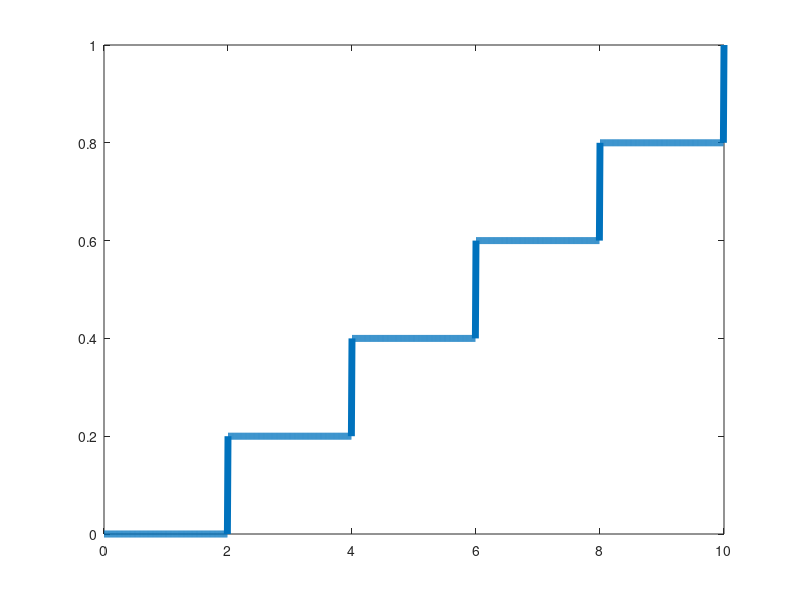

Recreate this plot in MATLAB. (Note: this script raises an error after producing the figure.)
clc
clear
close all

printfigure = 0;

Length = 10;  % Stablaenge
Time = 0.5;   % Zetiraum
step_length = 0.01;
step_time = 5e-4;
x = 0 : step_length : Length;
t = 0 : step_time : Time;
N_length = length(x);
N_time = length(t);

k = 0.1;  % Waermeleitfaehigkeit in cm^2/s

N = 200;  % Grad
lambda = 0 : pi / Length : N * pi / Length;
f = zeros(N_time, N_length);   % Temperaturmatrix
% f(1,:) = sin(x / Length * 2 * pi);
f(1,:) = floor(x / 2) / 5;

phi = zeros(N + 1, N_length);  % Eigenfunktionen
T = zeros(N + 1, N_time);  % Gewichtung

step_time_max = 2 / k / lambda(end)^2;
if step_time > step_time_max
    ['step_time should be under ',num2str(step_time_max)]
end
plot(x,f(1,:),'LineWidth',5)
setplt('Initial Condition','$x$','$f$','TV_homo_modal_inital_condition_2',printfigure)

phi(1,:) = sqrt(1 / Length);
for i = 2 : N + 1
    for n = 1 : N_length
        phi(i, n) = sqrt(2 / Length) * cos(lambda(i) * x(n));
    end
end

figure
for i = 1 : N + 1
    plot(0:step_length:Length,phi(i,:))
    hold on
end
txt = ['$G = ',num2str(N),'$'];
TEXT = text(8,0.4,txt,'Color','w','FontSize',30);
set(TEXT,'Interpreter','latex')
setplt('Eigenfunctions','$x$','$value$','TV_homo_modal_Eigenfunctions_2',printfigure)

for i = 1 : N + 1
    T(i, 1) = 0;
    for n = 1 : N_length
        T(i, 1) = T(i, 1) + f(1, n) * phi(i, n) * step_length;
    end
end
for i = 1 : N + 1
    for n = 2 : N_time
        T(i, n) = (1 - step_time * k * lambda(i)^2)^(n - 1) * T(i, 1);
    end
end

f = zeros(N_time, N_length);  % Temperaturmatrix
for n = 1 : N_time
    for i = 1 : N + 1
        f(n,:) = f(n,:) + T(i,n) * phi(i,:);
    end
end

figure
for n = 1: 20 : N_time
    plot(x, f(n,:),'LineWidth',5)
    ylim([0 1])
    xlim([0 10])
    setplt('Temperature Distribution','$x$','$f$','Temperature Distribution',0)
    set(gcf,'outerposition',get(0,'screensize'));
    txt = ['$t = ',num2str((n-1)*step_time),'$'];
    T = text(1,0.8,txt,'FontSize',30);
    set(T,'Interpreter','latex')
    txt = ['$G = ',num2str(N),'$'];
    T = text(1,0.9,txt,'FontSize',30);
    set(T,'Interpreter','latex')
    drawnow
    frame=getframe(gcf);
    imind=frame2im(frame);
    [imind,cm] = rgb2ind(imind,256);
    if printfigure == 1
        if n==1
             imwrite(imind,cm,'TV_homo_modal_2.gif','gif', 'Loopcount',inf,'DelayTime',1e-6);
        else
             imwrite(imind,cm,'TV_homo_modal_2.gif','gif','WriteMode','append','DelayTime',1e-6);
        end
    end
end

figure
[X, Y] = meshgrid(x, t);
mesh(X,Y,f)
setmesh('Tempreature Distribution','$x$','$t$','$f$','TV_homo_modal_Ttx_2',printfigure)


f_modal_homo_2 = f;
x_modal_homo_2 = x;
save('f_modal_homo_2.mat','x_modal_homo_2','f_modal_homo_2')



